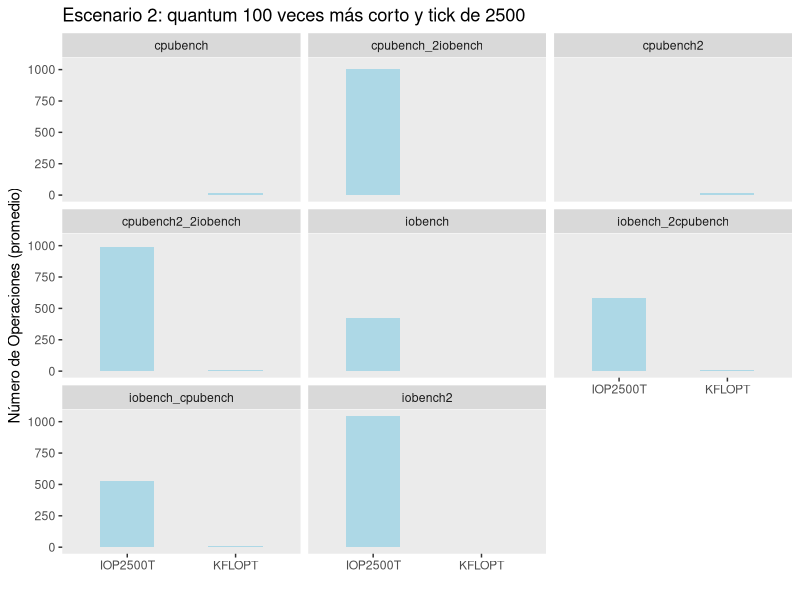

Generate this figure with R:
######### Ejecucion #########

#> $ Rscript plot.R

######### Packages  #########
packages <- c("readxl", "tseries", "dynlm", "mFilter", "ggplot2", "dplyr")
sapply(packages, require, character.only = TRUE)

######### bases #########

cpubench <- read.table("cpubench.txt", quote="\"", comment.char="")

cpubench_2iobench <- read.table("cpubench_2iobench.txt", quote="\"", comment.char="")

cpubench2 <- read.table("2cpubench.txt", quote="\"", comment.char="")

cpubench2_2iobench <- read.table("2cpubench_2iobench.txt", quote="\"", comment.char="")

iobench <- read.table("iobench.txt", quote="\"", comment.char="")

iobench_2cpubench <- read.table("iobench_2cpubench.txt", quote="\"", comment.char="")

iobench_cpubench <- read.table("iobench_cpubench.txt", quote="\"", comment.char="")

iobench2 <- read.table("2iobench.txt", quote="\"", comment.char="")

######### plot y .png #########

png(file = "plot_part2_2_esc2.png")
bind_rows(cpubench = cpubench, cpubench_2iobench = cpubench_2iobench,
          cpubench2 = cpubench2, cpubench2_2iobench = cpubench2_2iobench,
          iobench = iobench, iobench_2cpubench = iobench_2cpubench,
          iobench_cpubench = iobench_cpubench, iobench2 = iobench2,
          .id = "id") %>%
    ggplot(mapping = aes(x = V3)) +
        geom_bar(width=0.5, fill='lightblue') +
        facet_wrap(~id) +
        theme(panel.grid = element_blank()) +
        labs(title = "Escenario 2: quantum 100 veces más corto y tick de 2500", y = "Número de Operaciones (promedio)", x= "") 
dev.off()
